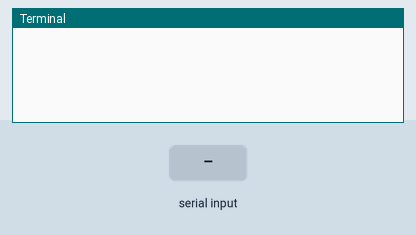
Recording of a program running on a simulated Raspberry Pi (BCM pin numbers). Shown: the last lines printed to the terminal. Inputs (shaded band) come from the test bench. The modem accepts every AT command (registered, SIM ready, sends succeed) and sends nothing else.

Above: at 1.2 s.
1.3 s: "1" received over the second serial link
At 3.8 s:
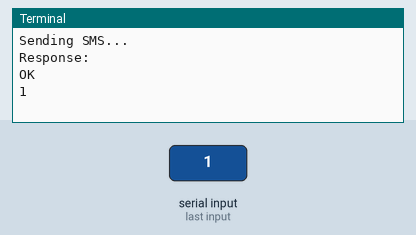
4.3 s: "0" received over the second serial link
At 5.8 s:
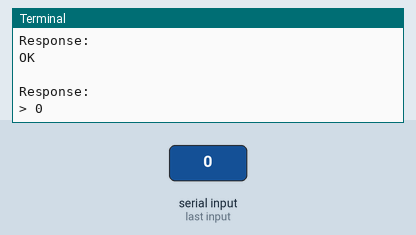

The program:

main.py
```python
import RPi.GPIO as GPIO
import serial
import time

GPIO.setwarnings(False)
GPIO.setmode(GPIO.BCM)

gsm = serial.Serial("/dev/ttyAMA0", baudrate=9600, timeout=1)# AMA0 for using GPIO pins or if ur using USB to Serial adapter use /dev/ttyUSB0

time.sleep(2)

def send_command(command, wait=1):
    gsm.write((command + "\r").encode())
    time.sleep(wait)
    response = gsm.read(gsm.in_waiting).decode(errors='ignore')
    print("Response:", response)
    return response

def send_sms(phone_number, message):
    print("Sending SMS...")
    send_command("AT")
    send_command("AT+CMGF=1")  # Set SMS mode to text
    send_command(f'AT+CMGS="{phone_number}"')
    time.sleep(1)
    gsm.write(message.encode() + b"\x1A")  # Ctrl+Z to send
    time.sleep(3)
    print("SMS Sent!")

def make_call(phone_number):
    print("Calling...")
    send_command(f"ATD{phone_number};")  # Dial number
    time.sleep(10)  # Call duration
    send_command("ATH")  # Hang up
    print("Call Ended")

try:
    send_sms("+911234567890", "Hello! This message is from Raspberry Pi GSM module.")
    time.sleep(5)
    make_call("+911234567890")

except KeyboardInterrupt:
    print("Stopped by user")

gsm.close()
```

Measured:
- after the input at 1.3 s, the terminal: prints a new line after 1.7 s (image 1)
- after the input at 4.3 s, the terminal: prints a new line after 0.70 s (image 2)
